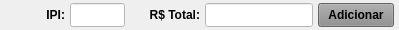
              <widget class="QWidget" name="widget_31" native="true">
               <property name="minimumSize">
                <size>
                 <width>0</width>
                 <height>30</height>
                </size>
               </property>
               <property name="maximumSize">
                <size>
                 <width>16777215</width>
                 <height>30</height>
                </size>
               </property>
               <property name="styleSheet">
                <string notr="true"/>
               </property>
               <layout class="QHBoxLayout" name="horizontalLayout_29">
                <property name="spacing">
                 <number>5</number>
                </property>
                <property name="leftMargin">
                 <number>5</number>
                </property>
                <property name="topMargin">
                 <number>3</number>
                </property>
                <property name="rightMargin">
                 <number>5</number>
                </property>
                <property name="bottomMargin">
                 <number>3</number>
                </property>
                <item>
                 <widget class="QLabel" name="label_65">
                  <property name="minimumSize">
                   <size>
                    <width>60</width>
                    <height>0</height>
                   </size>
                  </property>
                  <property name="maximumSize">
                   <size>
                    <width>60</width>
                    <height>16777215</height>
                   </size>
                  </property>
                  <property name="font">
                   <font>
                    <pointsize>9</pointsize>
                    <weight>75</weight>
                    <bold>true</bold>
                   </font>
                  </property>
                  <property name="text">
                   <string>IPI:</string>
                  </property>
                  <property name="alignment">
                   <set>Qt::AlignRight|Qt::AlignTrailing|Qt::AlignVCenter</set>
                  </property>
                 </widget>
                </item>
                <item>
                 <widget class="QLineEdit" name="line_Ipi">
                  <property name="sizePolicy">
                   <sizepolicy hsizetype="Preferred" vsizetype="Preferred">
                    <horstretch>0</horstretch>
                    <verstretch>0</verstretch>
                   </sizepolicy>
                  </property>
                  <property name="minimumSize">
                   <size>
                    <width>55</width>
                    <height>0</height>
                   </size>
                  </property>
                  <property name="maximumSize">
                   <size>
                    <width>55</width>
                    <height>16777215</height>
                   </size>
                  </property>
                  <property name="styleSheet">
                   <string notr="true">background-color: rgb(255, 255, 255);</string>
                  </property>
                  <property name="alignment">
                   <set>Qt::AlignCenter</set>
                  </property>
                 </widget>
                </item>
                <item>
                 <widget class="QLabel" name="label_66">
                  <property name="minimumSize">
                   <size>
                    <width>70</width>
                    <height>0</height>
                   </size>
                  </property>
                  <property name="maximumSize">
                   <size>
                    <width>70</width>
                    <height>16777215</height>
                   </size>
                  </property>
                  <property name="font">
                   <font>
                    <pointsize>9</pointsize>
                    <weight>75</weight>
                    <bold>true</bold>
                   </font>
                  </property>
                  <property name="text">
                   <string>R$ Total:</string>
                  </property>
                  <property name="alignment">
                   <set>Qt::AlignRight|Qt::AlignTrailing|Qt::AlignVCenter</set>
                  </property>
                 </widget>
                </item>
                <item>
                 <widget class="QLineEdit" name="line_ValorTotal">
                  <property name="sizePolicy">
                   <sizepolicy hsizetype="Preferred" vsizetype="Preferred">
                    <horstretch>0</horstretch>
                    <verstretch>0</verstretch>
                   </sizepolicy>
                  </property>
                  <property name="minimumSize">
                   <size>
                    <width>0</width>
                    <height>0</height>
                   </size>
                  </property>
                  <property name="maximumSize">
                   <size>
                    <width>16777215</width>
                    <height>16777215</height>
                   </size>
                  </property>
                  <property name="font">
                   <font>
                    <pointsize>9</pointsize>
                   </font>
                  </property>
                  <property name="styleSheet">
                   <string notr="true">background-color: rgb(255, 255, 255);</string>
                  </property>
                  <property name="alignment">
                   <set>Qt::AlignCenter</set>
                  </property>
                 </widget>
                </item>
                <item>
                 <widget class="QPushButton" name="btn_AdicionarProd">
                  <property name="sizePolicy">
                   <sizepolicy hsizetype="Preferred" vsizetype="Preferred">
                    <horstretch>0</horstretch>
                    <verstretch>0</verstretch>
                   </sizepolicy>
                  </property>
                  <property name="minimumSize">
                   <size>
                    <width>76</width>
                    <height>0</height>
                   </size>
                  </property>
                  <property name="maximumSize">
                   <size>
                    <width>76</width>
                    <height>16777215</height>
                   </size>
                  </property>
                  <property name="font">
                   <font>
                    <pointsize>9</pointsize>
                    <weight>75</weight>
                    <bold>true</bold>
                   </font>
                  </property>
                  <property name="cursor">
                   <cursorShape>PointingHandCursor</cursorShape>
                  </property>
                  <property name="layoutDirection">
                   <enum>Qt::LeftToRight</enum>
                  </property>
                  <property name="autoFillBackground">
                   <bool>false</bool>
                  </property>
                  <property name="styleSheet">
                   <string notr="true">background-color: rgb(141, 141, 141);</string>
                  </property>
                  <property name="text">
                   <string>Adicionar</string>
                  </property>
                  <property name="checkable">
                   <bool>false</bool>
                  </property>
                  <property name="autoDefault">
                   <bool>false</bool>
                  </property>
                  <property name="default">
                   <bool>false</bool>
                  </property>
                  <property name="flat">
                   <bool>false</bool>
                  </property>
                 </widget>
                </item>
               </layout>
              </widget>
